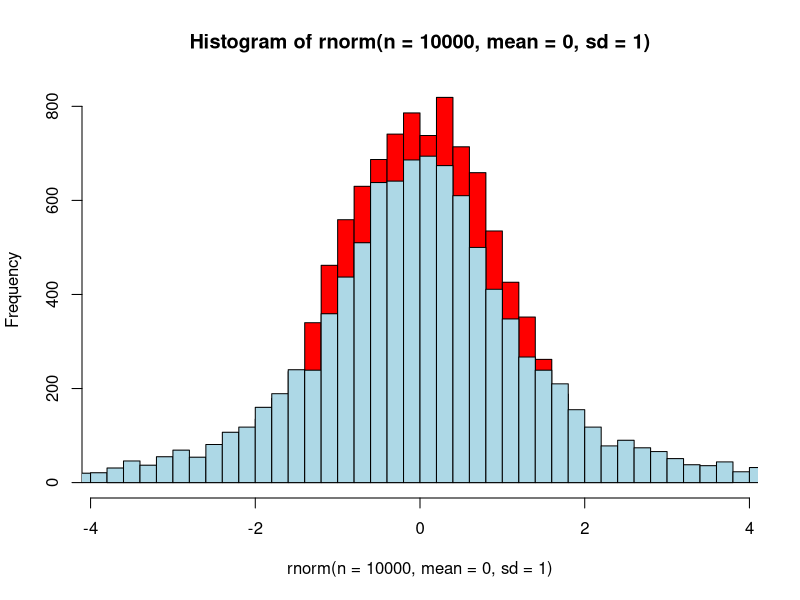
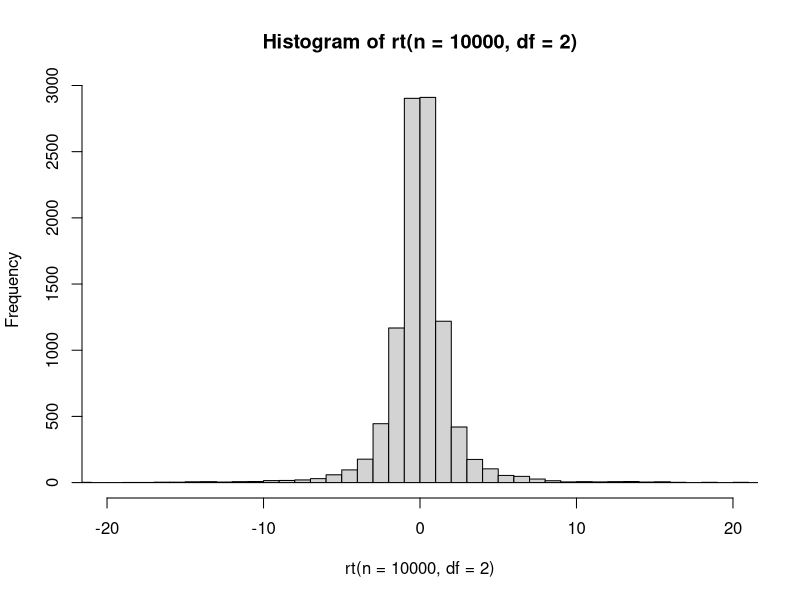
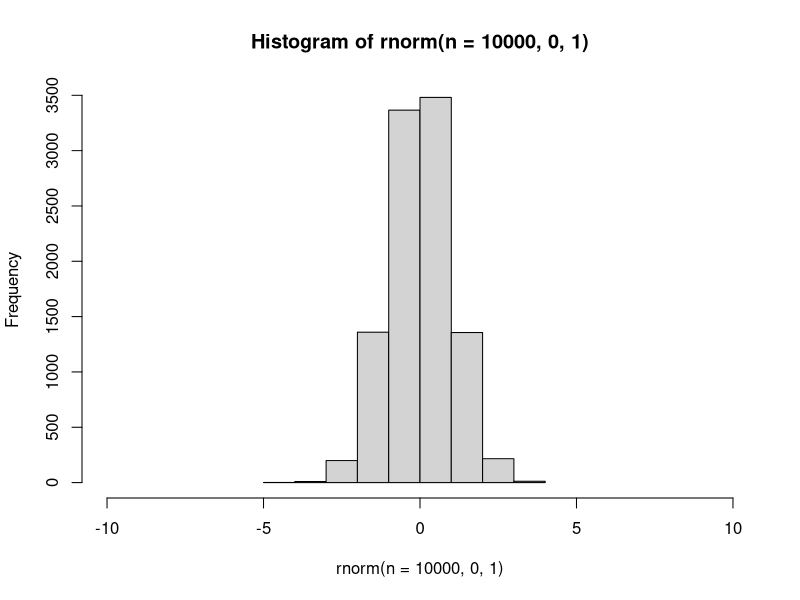
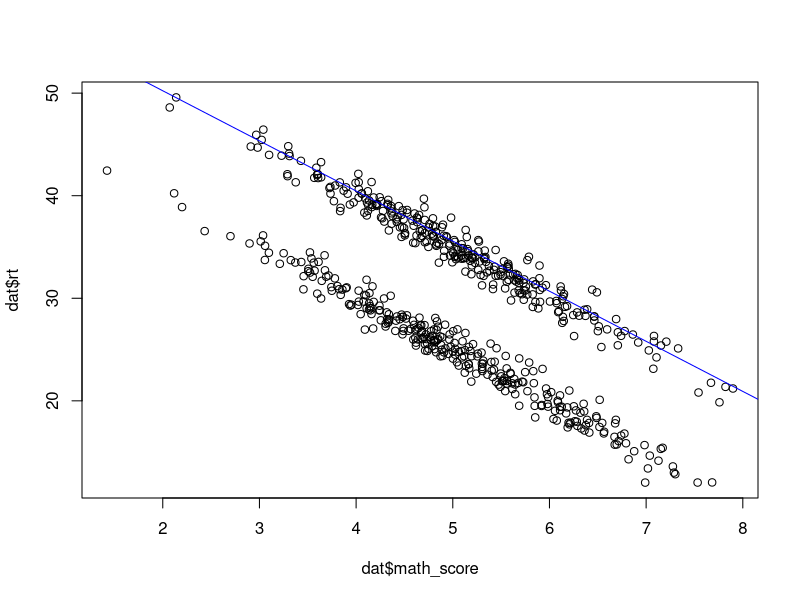

Reproduce these figures in R, in order.
# Inferential Statistics - t-tests and bivariate correlations

# Random number generators and setting the seed ####

# Let's return to our caffeine experiment (again, we're not done yet). Remember
# in the distributions and graphs script we created our own data with a normal
# distribution random number generator `rnorm()`. Every time that's used, it
# samples new numbers at random. So the numbers you see are not the same as what
# I see. We can fix this by using the `set.seed()` function. Without going into
# unnecessary details, this function tells R to generate random numbers from a
# certain starting point. Let's me show you.

# I'll pick a "seed". In this case 100, but the number is arbitrary
set.seed(100)

# Now I'll sample 5 random numbers from a standard normal distribution
rnorm(n = 5, mean = 0, sd = 1)

# The numbers should be 
# -0.50219235  0.13153117 -0.07891709  0.88678481  0.11697127

# If we run rnorm again, it will give us new numbers
rnorm(n = 5, mean = 0, sd = 1)

# But if we "set the seed" prior to sampling the random numbers, we'll get the
# same ones again

set.seed(100) 

rnorm(n = 5, mean = 0, sd = 1)

# Now what you see should be the same thing that I see. Again, if you run the
# rnorm function again, it will not give the same 5 numbers anymore. Setting the
# seed just determines a starting point for R. Now when we simulate data, we can
# use set.seed() to get the same answers.

# Simulate Data ####

set.seed(436) # choose some seed, again this is more or less arbitrary

# specify sample sizes
treatment_n <- 300
control_n <- 300
total_n <- treatment_n + control_n

# create math scores
math_score_mu <- 5
math_score_sigma <- 1
math_scores <- rnorm(n = total_n, mean = math_score_mu, sd = math_score_sigma)

# create condition variable

treatment_cond_id <- rep("treatment", times = treatment_n)
control_cond_id <- rep("control", times = control_n)

condition <- c(treatment_cond_id, control_cond_id)

# Let's put our math scores and condition variables into a data.frame

dat <- data.frame(
  "math_score" = math_scores,
  "condition" = condition
)

# specify effects for treatment and math score

caffeine_effect <- -10
math_ability_effect <- -5

# let's also specify the reaction time overall average and the standard
# deviation.

average_rt <- 60
rt_sigma <- 1

# Now, we could create indices to select participants from each group to specify
# the population means in separate steps. Let's try something easier. I'm going
# to create a test for being in the treatment group.

treatment_test <- dat$condition == "treatment"

# Now I'm going to convert the logical TRUE and FALSE values in the
# treatment_test to 1s and 0s, with TRUE = 1 and FALSE = 0. I can just use the
# `as.numeric()` function.

as.numeric(treatment_test) # take a look at what it does

# I'm going to create a new variable called "condition_dummy". "Dummy" means
# we've turned a variable that identifies two groups into a set of zeros and
# ones. We'll see this a lot when we talk about regression and categorical
# variables.

dat$condition_dummy <- as.numeric(treatment_test)

# We can now create our population means. Instead of creating it in two steps,
# we're going to use the "condition dummy" variable like this.

rt_mu <- average_rt + math_ability_effect * dat$math_score + caffeine_effect * dat$condition_dummy

# Try running just the "caffeine_effect * dat$condition_dummy" portion. Notice
# that participants that were in the treatment group and that we dummy coded
# with a 1 receive the caffeine effect (-10) because we multiplied the caffeine
# effect by 1. Those that were in the control group and were dummy coded with a
# 0 receive no caffeine effect because we multiplied the caffeine effect by 0.


# Now we can simulate our response times for all participants and save it as a
# variable in our dat object.

dat$rt <- rnorm(n = total_n, mean = rt_mu, sd = rt_sigma)

# t-tests ####

# Let's test for differences between the two groups. If there are significant
# differences between our two groups, we have evidence to say that our treatment
# had an effect. We'll use an independent samples t-test. Again, without getting
# too far into the weeds, an independent samples t-test takes the difference
# between two group means and puts that difference on the scale of a
# t-distribution, called a "t-score". A t-distribution is like a normal
# distribution, but has "heavy-tails", such that values can have a wider range
# than a standard normal distribution. It has one parameter, the degrees of
# freedom. Here's a histogram of sample drawn from a t-distribution with 2
# degrees of freedom compared to a normal distribution.

set.seed(-103)
hist(rnorm(n = 10000, mean = 0, sd = 1), breaks = 50, col = "red")
hist(rt(n = 10000, df = 2), breaks = 1000, add = T, col = "lightblue")

hist(rt(n = 10000, df = 2), 100, xlim = c(-20, 20))
hist(rnorm(n = 10000, 0, 1), 10, xlim = c(-10, 10))

# Notice that most of the observations in the t-distribution are around zero,
# and that the further we get from zero, the fewer observations there are. When
# we get a t-score, that represents the difference between our groups if it were
# converted to the t-distribution scale. The standard t-distribution, like the
# one plotted, shows us how likely we are to observe any given t-score if there
# truly were no differences. If there are truly no differences between the
# groups at the population level, we're most likely to observe t-scores close to
# zero. We are not very likely to observe t-scores far from zero, as the
# histogram shows.

# If the group difference is small, the t-score will be close to zero. If the
# difference is large, positively or negatively, the t-score will be further
# from zero. The further from zero, the more evidence we have to say that there
# are truly differences between the groups and the treatment does create and
# effect. In other words, the differences are not likely due to random chance.

# This t-score is compared to a t-distribution with degrees of freedom equal to
# df = group_1_n + group_2_n - 2. If we want to be 95% confident that the
# t-score difference was not due to random chance and that our treatment
# actually did something, we would compare our t-score to a critical value for
# that t-distribution at 95% confidence (alpha = .05). This can be converted to
# a p-value, which tells us the probability of observing the differences and
# t-score that we calculate in our sample, under the assumption that there truly
# are no differences in the population. This definition of the p-value has
# nuance and it's important! A p-value is not the probability that something
# will be replicated, nor is it the probability that our treatment caused the
# differences we observed. All it says is that the null hypothesis (that there
# are no differences) is not likely to have produced the data we sampled. This
# is why we say we "reject the null hypothesis" and never say we "accept the
# alternative hypothesis". The alternative hypothesis might still be wrong! The
# p-value cannot tell you otherwise.

# Enough of the rant and technical mumbo jumbo. R will do all that fancy math
# stuff for us. Let's conduct a t-test with the `t.test()` function. We first
# should specify our null and alternative hypotheses.

# H0: There is no effect for caffeine on response times

# H1: Caffeine affects response times

# 2 tailed t-test

# Now let's conduct the test. We'll use the formula method like we've done
# before

tt_1 <- t.test(formula = rt ~ condition, data = dat)

# If we run tt_1 we'll get a summary of the results printed to the console

tt_1

# We can also access our results with the $

tt_1$statistic # t-statistic
tt_1$parameter # t-distribution degrees of freedom
tt_1$p.value # p-value
tt_1$estimate # group means

# The difference is huge statistically. The observed difference is about 10
# seconds (which is what we told R when we created the data above). The critical
# t-value for a distribution with 594.85 degrees of freedom is around 1.65. The
# t-score is 22.84, which is very far from zero. Additionally, our p-value is
# less than 0.05. The difference between the treatment and control condition is
# statistically significant. The difference in group means is ~ 10 seconds.
# Whether this is practically significant is up for interpretation. 10 seconds
# might not sound like a substantial decrease, but as a percentage, it's roughly
# a 28% decrease in response time, which seems practically significant. A
# commonly reported effect size for t-tests is Cohen's d. We can calculate it
# like this.

# First we need to calculate the "pooled standard deviation", or the average
# standard deviation between the two groups. This is just the square-root of the
# average of the two group variances. Remember the variance is just the square
# of the standard deviation. We'll use the `aggregate()` function to get the
# variances for each group.

group_var <- aggregate(rt ~ condition, data = dat, FUN = var)

pooled_variance <- mean(group_var$rt) # aka the average variance
pooled_sd <- sqrt(pooled_variance)

# Now we need to divide the group mean difference (or differences in the group
# sample means) by this pooled standard deviation.

group_mean <- aggregate(rt ~ condition, data = dat, FUN = mean)
rt_difference <- group_mean$rt[1] - group_mean$rt[2] # treatment mean - control mean

cohen_d <- rt_difference / pooled_sd

# Cohen's d ranges between 0 and 2. This effect size is very large. Check out
# this table for interpretation suggests.
# https://en.wikipedia.org/wiki/Effect_size#Cohen's_d

# We can write this up in APA format like so:

# I conducted an independent samples t-test to test whether there are
# significant differences between the treatment and control conditions. The
# results suggest that caffeine consumption prior to the math exam had a
# significant negative effect on the response times compared to drinking hot
# water, t(594.85) = 22.84, p < .001, d = 1.86. On average, participants that
# consumed a cup of coffee prior to the task responded 9.83 seconds faster than
# participants that drank a cup of hot water.



# Correlational tests ####

# t-tests are used to compare the means of some continuous out come between two
# groups. Correlation tests are used when we want to see if two continuous
# variables are related. In this case, we want to know whether math ability is
# related to response times on a problem solving task. We can use the `cor()`
# function to get a correlation between two variables. 

cor(dat$math_score, dat$rt, use = "pairwise")

# We see that the two are strongly negatively correlated, but `cor()` does not
# give us an inferential statistical test. This is fine for descriptive
# statistics and exploring data, but we want to test an hypothesis. We need to
# use `cor.test()`. We can use the formula method, but this time BOTH variables
# must go on the right side of the tilde ~.

# H0: There is no relationship between math ability and response times
# H1: There is a relationship between math ability and response times

ct_1 <- cor.test(~ math_score + rt, data = dat)

# just like `t.test()`, we can view a summary printed to the console, or access
# the individual results with the $. We interpret the correlation in terms of
# standard deviations because it is a standardized effect. In this case, a
# 1-standard deviation increase in math score is associated with a .70 decrease
# in average response time. We might want to convert this to an unstandardized
# effect. We must multiply the correlation by the standard deviation of response
# time divided by the standard deviation of math score.

math_score_sd <- sd(dat$math_score)
rt_sd <- sd(dat$rt)

unstandardized_effect <- (rt_sd / math_score_sd) * ct_1$estimate

10 * unstandardized_effect

math_scores <- 0:10
predicted_rt <- average_rt + math_scores*unstandardized_effect

plot(dat$math_score, dat$rt, type = "p")
lines(
  x = math_scores,
  y = predicted_rt,
  col = "blue"
)

# Notice that this unstandardized effect is approximately equal to the
# population effect of math score that we specified above when we generated the
# data.

# We can write up the results again, like so:

# I performed a bivariate correlation test to investigate the relationship
# between math score and response time. The results suggest that math score and
# response time are strongly, significantly, and negatively correlated, r =
# -.70, t(598) = -24.23, p < .001. For every one-standard-deviation increase in
# math score, response times are associated with a decrease by .70 standard
# deviations.





